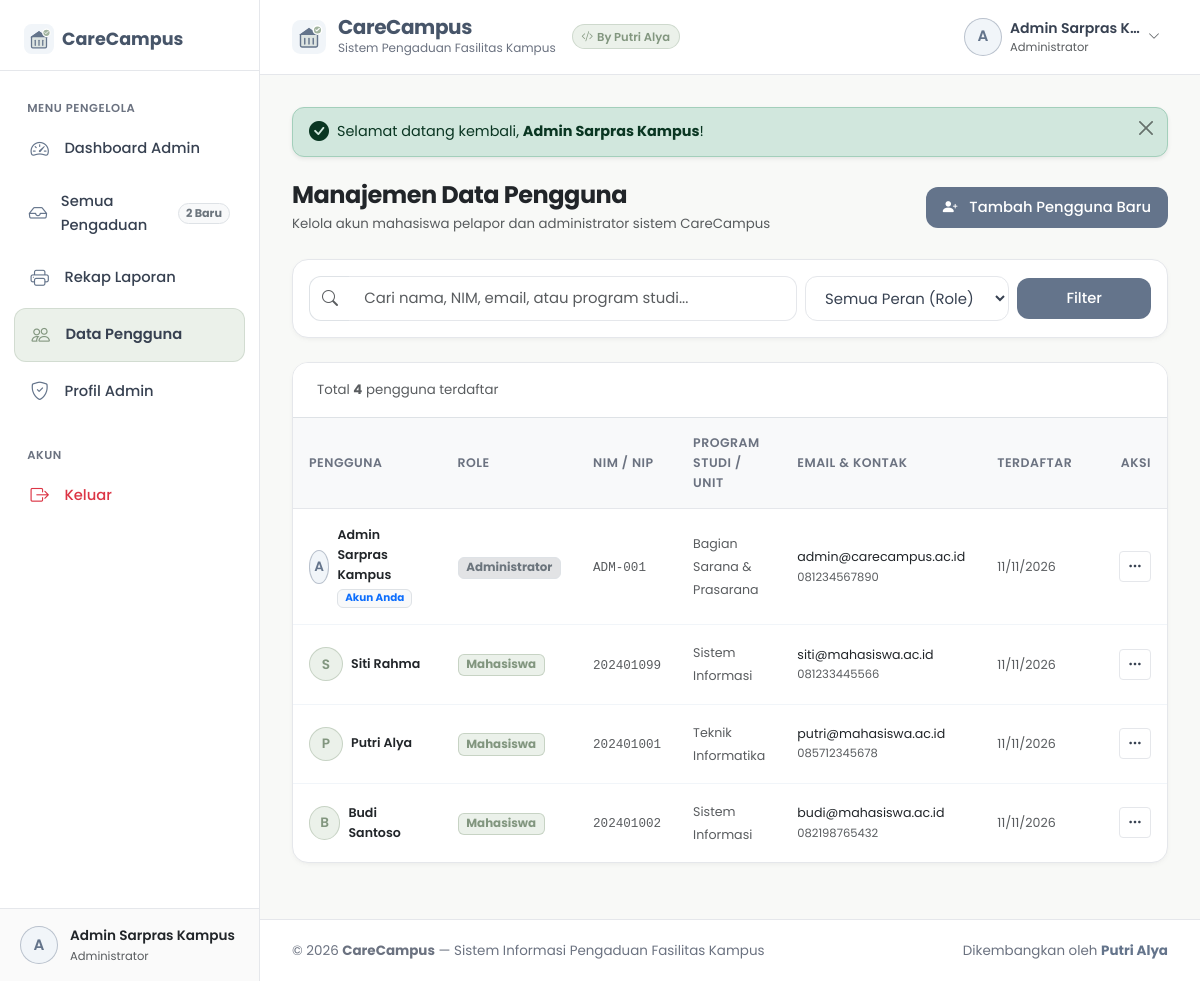
Screenshot of /admin/pengguna.php (signed in) with the database file from the repository.
### tables this page shows
CREATE TABLE `users` (
  `id` int(11) NOT NULL AUTO_INCREMENT,
  `nama` varchar(100) NOT NULL,
  `nim` varchar(30) DEFAULT NULL,
  `email` varchar(100) NOT NULL,
  `password` varchar(255) NOT NULL,
  `role` enum('admin','mahasiswa') NOT NULL DEFAULT 'mahasiswa',
  `prodi` varchar(100) DEFAULT NULL,
  `no_telp` varchar(20) DEFAULT NULL,
  `created_at` timestamp NOT NULL DEFAULT current_timestamp(),
  `updated_at` timestamp NOT NULL DEFAULT current_timestamp() ON UPDATE current_timestamp(),
  PRIMARY KEY (`id`),
  UNIQUE KEY `email` (`email`)
);

### config/session.php (called while the page is built, shortened)
<?php
function base_url($path = '') {
    $protocol = (!empty($_SERVER['HTTPS']) && $_SERVER['HTTPS'] !== 'off' || (isset($_SERVER['SERVER_PORT']) && $_SERVER['SERVER_PORT'] == 443)) ? "https://" : "http://";
    $host = isset($_SERVER['HTTP_HOST']) ? $_SERVER['HTTP_HOST'] : 'localhost';
    $scriptName = str_replace('\\', '/', $_SERVER['SCRIPT_NAME'] ?? '');
    $baseFolder = '/PutriPPL';
    if (strpos($scriptName, '/PutriPPL') !== false) {
        $baseFolder = '/PutriPPL';
    } else {
        $docRoot = str_replace('\\', '/', realpath($_SERVER['DOCUMENT_ROOT'] ?? ''));
        $appRoot = str_replace('\\', '/', realpath(dirname(__DIR__)));
        $sub = str_replace($docRoot, '', $appRoot);
        $baseFolder = '/' . trim($sub, '/');
        if ($baseFolder === '/') $baseFolder = '';
    }
    $cleanPath = ltrim($path, '/');
    return rtrim($protocol . $host . $baseFolder, '/') . ($cleanPath ? '/' . $cleanPath : '');
}
function is_logged_in() {
    return isset($_SESSION['user_id']) && !empty($_SESSION['user_id']);
}
function current_user() {
    static $currentUser = null;
    if ($currentUser !== null) {
        return $currentUser;
    }
    $pdo = get_db();
    $stmt = $pdo->prepare("SELECT id, nama, nim, email, role, prodi, no_telp FROM users WHERE id = ?");
    $stmt->execute([$_SESSION['user_id']]);
    $currentUser = $stmt->fetch();
    return $currentUser;
}
function is_admin() {
    $user = current_user();
    return $user && $user['role'] === 'admin';
}
function is_mahasiswa() {
    $user = current_user();
    return $user && $user['role'] === 'mahasiswa';
}
function require_admin() {
    if (!is_admin()) {
        set_flash('danger', 'Akses ditolak. Halaman tersebut hanya dapat diakses oleh Administrator.');
        header('Location: ' . base_url('mahasiswa/index.php'));
        exit;
    }
}
function e($string) {
    return htmlspecialchars((string)$string, ENT_QUOTES, 'UTF-8');
}

### admin/pengguna.php (the view, shortened to what this page needs)
<?php
require_once dirname(__DIR__) . '/config/session.php';
require_admin();
$pdo = get_db();
$searchUser = trim($_GET['q'] ?? '');
$sql = "SELECT * FROM users WHERE 1=1";
$params = [];
$sql .= " ORDER BY role ASC, created_at DESC";
$stmt = $pdo->prepare($sql);
$stmt->execute($params);
$usersList = $stmt->fetchAll();
$active_menu = 'admin_pengguna';
require dirname(__DIR__) . '/includes/header.php';
?>
<div class="app-wrapper">
  <?php require dirname(__DIR__) . '/includes/sidebar.php'; ?>
  <div class="main-content">
    <?php require dirname(__DIR__) . '/includes/navbar.php'; ?>
    <div class="content-body">
      <?php require dirname(__DIR__) . '/includes/alerts.php'; ?>
      <div class="d-flex flex-column flex-sm-row justify-content-between align-items-sm-center gap-3 mb-4">
        <div>
          <h2 class="h4 fw-bold mb-1 text-dark">Manajemen Data Pengguna</h2>
          <p class="text-muted small mb-0">Kelola akun mahasiswa pelapor dan administrator sistem CareCampus</p>
        </div>
        <button type="button" class="btn-custom btn-primary-custom py-2 px-3" data-bs-toggle="modal" data-bs-target="#modalAddUser">
          <i class="bi bi-person-plus-fill me-1"></i>Tambah Pengguna Baru
        </button>
      </div>
      <div class="custom-card p-3 mb-4 bg-white">
        <form action="<?= base_url('admin/pengguna.php') ?>" method="GET" class="row g-2 align-items-center">
          <div class="col-md-7">
            <div class="input-group">
              <span class="input-group-text bg-white border-end-0 text-muted" style="border-radius: 12px 0 0 12px;">
                <i class="bi bi-search"></i>
              </span>
              <input type="text"
                     name="q"
                     class="form-control-custom form-control border-start-0"
                     placeholder="Cari nama, NIM, email, atau program studi..."
                     value="<?= e($searchUser) ?>"
                     style="border-radius: 0 12px 12px 0;">
            </div>
          </div>
          <div class="col-md-3">
            <select name="role" class="form-select-custom">
              <option value="">Semua Peran (Role)</option>
            </select>
          </div>
          <div class="col-md-2 d-flex gap-1">
            <button type="submit" class="btn-custom btn-primary-custom w-100 py-2">
              Filter
            </button>
          </div>
        </form>
      </div>
      <div class="custom-card p-0 overflow-hidden mb-4">
        <div class="p-3 px-4 d-flex justify-content-between align-items-center border-bottom bg-white">
          <div class="small text-muted">
            Total <strong><?= count($usersList) ?></strong> pengguna terdaftar
          </div>
        </div>
        <div class="table-responsive">
          <table class="custom-table mb-0">
            <thead>
              <tr>
                <th>Pengguna</th>
                <th>Role</th>
                <th>NIM / NIP</th>
                <th>Program Studi / Unit</th>
                <th>Email & Kontak</th>
                <th>Terdaftar</th>
                <th class="text-end" style="width: 120px;">Aksi</th>
              </tr>
            </thead>
            <tbody>
              <?php foreach ($usersList as $u): ?>
                <tr>
                  <td>
                    <div class="d-flex align-items-center gap-2">
                      <div class="user-avatar-circle <?= $u['role'] === 'admin' ? 'admin' : '' ?>" style="width: 34px; height: 34px; font-size: 0.85rem;">
                        <?= strtoupper(substr($u['nama'], 0, 1)) ?>
                      </div>
                      <div>
                        <div class="fw-semibold text-dark small"><?= e($u['nama']) ?></div>
                        <?php if ($u['id'] == $user['id']): ?>
                          <span class="badge bg-light text-primary border" style="font-size: 0.65rem;">Akun Anda</span>
                        <?php endif; ?>
                      </div>
                    </div>
                  </td>
                  <td>
                    <?php if ($u['role'] === 'admin'): ?>
                      <span class="badge bg-secondary-subtle text-secondary border" style="font-size: 0.74rem;">Administrator</span>
                    <?php else: ?>
                      <span class="badge" style="background-color: var(--accent-sage-light); color: var(--accent-sage-dark); border: 1px solid rgba(163,181,160,0.5); font-size: 0.74rem;">Mahasiswa</span>
                    <?php endif; ?>
                  </td>
                  <td>
                    <span class="font-monospace small text-muted"><?= e($u['nim'] ?: '-') ?></span>
                  </td>
                  <td>
                    <span class="small text-muted"><?= e($u['prodi'] ?: '-') ?></span>
                  </td>
                  <td>
                    <div class="small text-dark"><?= e($u['email']) ?></div>
                    <div class="text-muted" style="font-size: 0.72rem;"><?= e($u['no_telp'] ?: '-') ?></div>
                  </td>
                  <td>
                    <span class="small text-muted"><?= date('d/m/Y', strtotime($u['created_at'])) ?></span>
                  </td>
                  <td class="text-end">
                    <div class="dropdown">
                      <button class="btn btn-sm btn-outline-custom py-1 px-2" type="button" data-bs-toggle="dropdown" aria-expanded="false">
                        <i class="bi bi-three-dots"></i>
                      </button>
                    </div>
                  </td>
                </tr>
              <?php endforeach; ?>
            </tbody>
          </table>
        </div>
      </div>
    </div>
    <?php require dirname(__DIR__) . '/includes/footer.php'; ?>
</body>
</html>

### includes/sidebar.php (shortened to what this page needs)
<?php
$user = current_user();
$active_menu = $active_menu ?? '';
$pdo = get_db();
$menungguCount = 0;
if (is_admin()) {
    $stmt = $pdo->query("SELECT COUNT(*) FROM complaints WHERE status = 'Menunggu'");
    $menungguCount = (int)$stmt->fetchColumn();
} elseif (is_mahasiswa()) {
    $stmt = $pdo->prepare("SELECT COUNT(*) FROM complaints WHERE user_id = ? AND status = 'Menunggu'");
    $stmt->execute([$user['id']]);
    $menungguCount = (int)$stmt->fetchColumn();
}
?>
<aside class="sidebar-wrapper">
  <div class="sidebar-header d-flex align-items-center justify-content-between">
    <div class="d-flex align-items-center gap-2">
      <img src="<?= base_url('assets/img/logo.svg') ?>" alt="CareCampus Logo" width="30" height="30">
      <div>
        <span class="fw-bold" style="color: var(--primary-hover); font-size: 1.1rem;">CareCampus</span>
      </div>
    </div>
  </div>
  <ul class="sidebar-menu">
    <?php if (is_mahasiswa()): ?>
      <li class="sidebar-menu-title">Menu Mahasiswa</li>
      <li class="sidebar-item">
        <a href="<?= base_url('mahasiswa/index.php') ?>" class="sidebar-link <?= $active_menu === 'dashboard' ? 'active' : '' ?>">
          <i class="bi bi-grid-1x2"></i>
          <span>Dashboard</span>
        </a>
      </li>
      <li class="sidebar-item">
        <a href="<?= base_url('mahasiswa/buat-pengaduan.php') ?>" class="sidebar-link <?= $active_menu === 'buat-pengaduan' ? 'active' : '' ?>">
          <i class="bi bi-plus-square"></i>
          <span>Buat Pengaduan</span>
        </a>
      </li>
      <li class="sidebar-item">
        <a href="<?= base_url('mahasiswa/riwayat.php') ?>" class="sidebar-link <?= $active_menu === 'riwayat' ? 'active' : '' ?>">
          <i class="bi bi-journal-text"></i>
          <span class="flex-grow-1">Riwayat Pengaduan</span>
          <?php if ($menungguCount > 0): ?>
            <span class="badge rounded-pill bg-light text-secondary border" style="font-size: 0.7rem;">
              <?= $menungguCount ?>
            </span>
          <?php endif; ?>
        </a>
      </li>
      <li class="sidebar-item">
        <a href="<?= base_url('mahasiswa/profil.php') ?>" class="sidebar-link <?= $active_menu === 'profil' ? 'active' : '' ?>">
          <i class="bi bi-person"></i>
          <span>Profil Saya</span>
        </a>
      </li>
    <?php elseif (is_admin()): ?>
      <li class="sidebar-menu-title">Menu Pengelola</li>
      <li class="sidebar-item">
        <a href="<?= base_url('admin/index.php') ?>" class="sidebar-link <?= $active_menu === 'admin_dashboard' ? 'active' : '' ?>">
          <i class="bi bi-speedometer2"></i>
          <span>Dashboard Admin</span>
        </a>
      </li>
      <li class="sidebar-item">
        <a href="<?= base_url('admin/pengaduan.php') ?>" class="sidebar-link <?= $active_menu === 'admin_pengaduan' ? 'active' : '' ?>">
          <i class="bi bi-inbox"></i>
          <span class="flex-grow-1">Semua Pengaduan</span>
          <?php if ($menungguCount > 0): ?>
            <span class="badge rounded-pill bg-light text-secondary border" style="font-size: 0.7rem;" title="<?= $menungguCount ?> pengaduan belum diproses">
              <?= $menungguCount ?> Baru
            </span>
          <?php endif; ?>
        </a>
      </li>
      <li class="sidebar-item">
        <a href="<?= base_url('admin/laporan.php') ?>" class="sidebar-link <?= $active_menu === 'admin_laporan' ? 'active' : '' ?>">
          <i class="bi bi-printer"></i>
          <span>Rekap Laporan</span>
        </a>
      </li>
      <li class="sidebar-item">
        <a href="<?= base_url('admin/pengguna.php') ?>" class="sidebar-link <?= $active_menu === 'admin_pengguna' ? 'active' : '' ?>">
          <i class="bi bi-people"></i>
          <span>Data Pengguna</span>
        </a>
      </li>
      <li class="sidebar-item">
        <a href="<?= base_url('admin/profil.php') ?>" class="sidebar-link <?= $active_menu === 'admin_profil' ? 'active' : '' ?>">
          <i class="bi bi-shield-check"></i>
          <span>Profil Admin</span>
        </a>
      </li>
    <?php endif; ?>
    <li class="sidebar-menu-title mt-3">Akun</li>
    <li class="sidebar-item">
      <a href="<?= base_url('auth/logout.php') ?>" class="sidebar-link text-danger" onclick="return confirm('Apakah Anda yakin ingin keluar?');">
        <i class="bi bi-box-arrow-right text-danger"></i>
        <span>Keluar</span>
      </a>
    </li>
  </ul>
  <div class="sidebar-footer">
    <div class="user-profile-badge">
      <div class="user-avatar-circle <?= ($user && $user['role'] === 'admin') ? 'admin' : '' ?>">
        <?= $user ? strtoupper(substr($user['nama'], 0, 1)) : 'U' ?>
      </div>
      <div class="overflow-hidden">
        <div class="fw-semibold text-truncate text-dark" style="font-size: 0.85rem;">
          <?= $user ? e($user['nama']) : 'Tamu' ?>
        </div>
        <div class="text-muted text-truncate" style="font-size: 0.72rem;">
          <?= $user ? ($user['role'] === 'admin' ? 'Administrator' : e($user['prodi'] ?? 'Mahasiswa')) : '' ?>
        </div>
      </div>
    </div>
  </div>
</aside>

### includes/navbar.php (shortened to what this page needs)
<?php
$user = current_user();
?>
<header class="top-navbar">
  <div class="d-flex align-items-center gap-3">
    <a href="<?= is_admin() ? base_url('admin/index.php') : base_url('mahasiswa/index.php') ?>" class="navbar-brand-text">
      <img src="<?= base_url('assets/img/logo.svg') ?>" alt="Logo CareCampus" width="34" height="34">
      <div>
        <h1 class="brand-title">CareCampus</h1>
        <p class="brand-subtitle d-none d-sm-block">Sistem Pengaduan Fasilitas Kampus</p>
      </div>
    </a>
    <span class="brand-badge d-none d-md-inline-block">
      <i class="bi bi-code-slash me-1"></i>By Putri Alya
    </span>
  </div>
  <div class="d-flex align-items-center gap-3">
    <?php if ($user): ?>
      <div class="dropdown">
        <button class="btn btn-outline-custom d-flex align-items-center gap-2 py-1 px-2 border-0" type="button" data-bs-toggle="dropdown" aria-expanded="false">
          <div class="user-avatar-circle <?= $user['role'] === 'admin' ? 'admin' : '' ?>">
            <?= strtoupper(substr($user['nama'], 0, 1)) ?>
          </div>
          <div class="text-start d-none d-md-block">
            <div class="fw-semibold text-truncate" style="max-width: 130px; font-size: 0.88rem;">
              <?= e($user['nama']) ?>
            </div>
            <div class="text-muted" style="font-size: 0.72rem;">
              <?= $user['role'] === 'admin' ? 'Administrator' : 'Mahasiswa (' . e($user['nim'] ?? 'NIM') . ')' ?>
            </div>
          </div>
          <i class="bi bi-chevron-down text-muted" style="font-size: 0.75rem;"></i>
        </button>
      </div>
    <?php endif; ?>
  </div>
</header>

### rows the page displays
users: nama "A", nama "Admin Sarpras Kampus", nama "Admin Sarpras K…", shows "Akun Anda", role "Administrator", nim "ADM-001", prodi "Bagian Sarana & Prasarana", email "admin@carecampus.ac.id", no_telp "081234567890", created_at "11/11/2026"
users: nama "S", nama "Siti Rahma", role "Mahasiswa", nim "202401099", prodi "Sistem Informasi", email "siti@mahasiswa.ac.id", no_telp "081233445566", created_at "11/11/2026"
users: nama "P", nama "Putri Alya", role "Mahasiswa", nim "202401001", prodi "Teknik Informatika", email "putri@mahasiswa.ac.id", no_telp "085712345678", created_at "11/11/2026"
users: nama "B", nama "Budi Santoso", role "Mahasiswa", nim "202401002", prodi "Sistem Informasi", email "budi@mahasiswa.ac.id", no_telp "082198765432", created_at "11/11/2026"

### other values shown
$menungguCount "2"
$flash['message'] "Selamat datang kembali, Admin Sarpras Kampus !"
count($usersList) "4"
